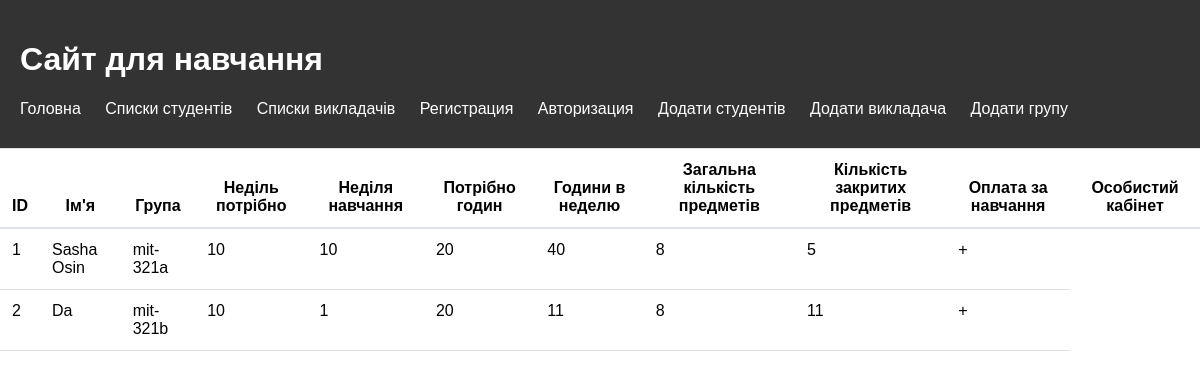
The page /list_students on the database as committed earlier.
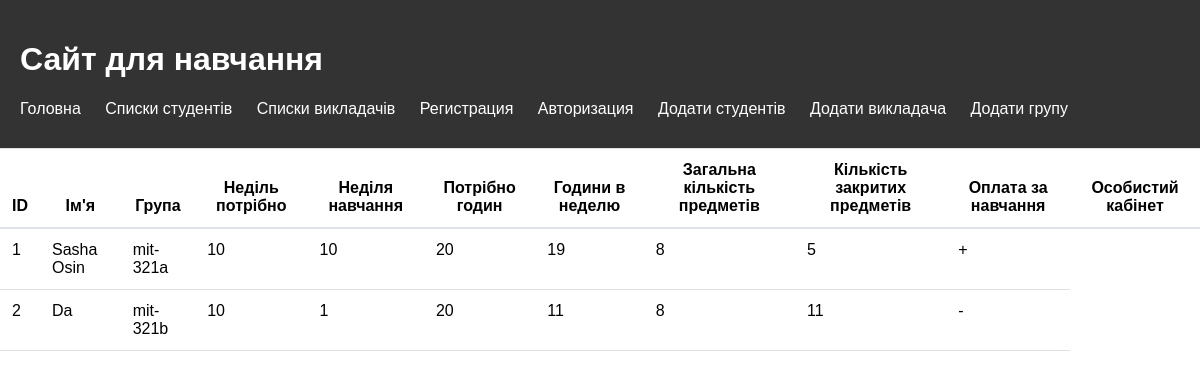
The same page on the database as committed later.
### edu/models.py (models this page shows, shortened)
class Student(models.Model):
    name = models.CharField(max_length=100)
    group = models.ForeignKey(Group, on_delete=models.CASCADE)
    study_week_need = models.PositiveIntegerField(default=10)
    study_week = models.PositiveIntegerField(default=0)
    hour_need = models.PositiveIntegerField(default=20)
    hour_study_week = models.PositiveIntegerField(default=0)
    subject_need = models.PositiveIntegerField(default=8)
    count_subject = models.PositiveIntegerField(default=0)
    pay_for_study = models.BooleanField(default=True)

class Group(models.Model):
    name = models.CharField(max_length=100)
    def __str__(self):
        return self.name

### edu/views.py (the view)
# urls.py: path('list_students',ListStudentsView.as_view(),name='list'),
class ListStudentsView(View):
    def check_scholarship(self,hour_study_week, hour_need):
        average_grade = (hour_study_week / hour_need) * 100
        if average_grade >= 90:
            return True
        else:
            return False
    def get(self, request):
        students = Student.objects.all()
        student_list = []
        for student in students:
            c = self.check_scholarship(student.hour_study_week, student.hour_need)
            student_list.append(c)
        context = {'student_list': student_list,'student':students}
        return render(request, 'list_students.html', context=context)

### templates/list_students.html
{% extends 'base.html' %}
{% load static %}
{% block style %}
    <link rel="stylesheet" type="text/css" href="{% static 'css/liststyle.css' %}">
{% endblock style %}
{% block content %}
<table>
  <thead>
    <tr>
      <th>ID</th>
      <th>Ім'я</th>
      <th>Група</th>
      <th>Неділь потрібно</th>
      <th>Неділя навчання</th>
      <th>Потрібно годин</th>
      <th>Години в неделю</th>
      <th>Загальна кількість предметів</th>
      <th>Кількість закритих предметів</th>
      <th>Оплата за навчання</th>
      <th>Особистий кабінет</th>
    </tr>
  </thead>
  <tbody>
    {% for i in student %}
      <tr>
        <td>{{ i.id }}</td>
        <td>{{ i.name }}</td>
        <td>{{ i.group }}</td>
        <td>{{ i.study_week_need }}</td>
        <td>{{ i.study_week }}</td>
        <td>{{ i.hour_need }}</td>
        <td>{{ i.hour_study_week }}</td>
        <td>{{ i.subject_need }}</td>
        <td>{{ i.count_subject }}</td>
        {% if i.pay_for_study == True %}
        <td>+</td>
        {% else %}
        <td>-</td>
        {% endif %}
    {% endfor %}
  </tbody>
</table>
{% endblock content %}

Rows that differ between the two databases and show on the page:
changed Student "Sasha Osin": hour_study_week "40" → "19"
changed Student "Da": pay_for_study "+" → "-"
